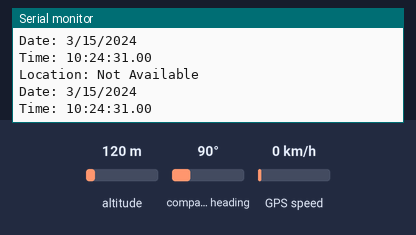
A sketch run on a simulated Arduino Mega 2560, built with avr-gcc and run on an emulated ATmega2560. On the bench: the last lines printed to the serial monitor. Inputs (shaded band) come from the test bench; at power-on: altitude 120 m, compass heading 90°, GPS speed 0 km/h. The GPS gets a fix after 3 s at 37.7749, -122.4194 with 8 satellites.

Above: at 1.2 s.
1.3 s: altitude set to 20 m
At 2.9 s:
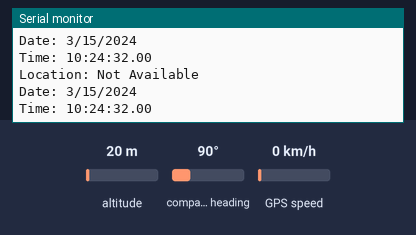
4.5 s: altitude set to 250 m
At 5.9 s:
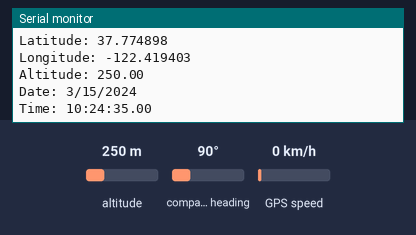
10.1 s: altitude set to 0 m
At 10.9 s:
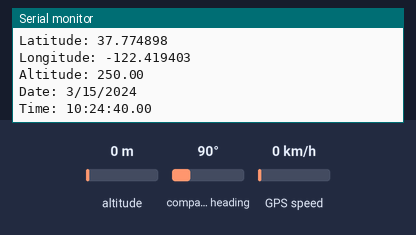
Timing chart, 0 to 13.1 s (numbered marks = the images above; inputs shaded):
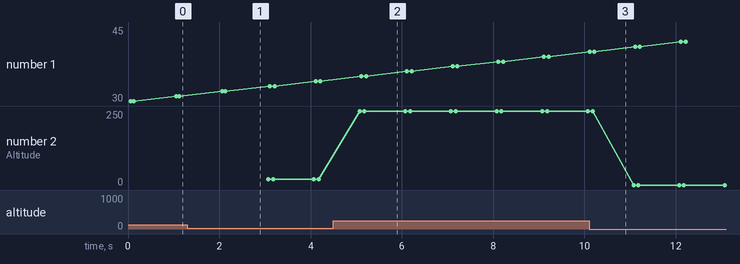

The sketch:

gpsTest.ino
```cpp
#include <SoftwareSerial.h>
#include <TinyGPS++.h>


TinyGPSPlus gps; // create gps object


void setup() {
  // put your setup code here, to run once:
  Serial.begin(9600); // connect serial
  Serial1.begin(9600);
  //Serial.println("The GPS Received Signal:");

}

void loop() {
  // put your main code here, to run repeatedly:

    while(Serial1.available()){ // check for gps data
  if(gps.encode(Serial1.read()))// encode gps data
  {

  displayGPSInfo();
 }
}

}


//display interface for GPS readings
void displayGPSInfo()
{
  if (gps.location.isValid())
  {
    Serial.print("Latitude: ");
    Serial.println(gps.location.lat(), 6);
    Serial.print("Longitude: ");
    Serial.println(gps.location.lng(), 6);
    Serial.print("Altitude: ");
    Serial.println(gps.altitude.meters());
  }
  else
  {
    Serial.println("Location: Not Available");
  }

  Serial.print("Date: ");
  if (gps.date.isValid())
  {
    Serial.print(gps.date.month());
    Serial.print("/");
    Serial.print(gps.date.day());
    Serial.print("/");
    Serial.println(gps.date.year());
  }
  else
  {
    Serial.println("Not Available");
  }

  Serial.print("Time: ");
  if (gps.time.isValid())
  {
    if (gps.time.hour() < 10) Serial.print(F("0"));
    Serial.print(gps.time.hour());
    Serial.print(":");
    if (gps.time.minute() < 10) Serial.print(F("0"));
    Serial.print(gps.time.minute());
    Serial.print(":");
    if (gps.time.second() < 10) Serial.print(F("0"));
    Serial.print(gps.time.second());
    Serial.print(".");
    if (gps.time.centisecond() < 10) Serial.print(F("0"));
    Serial.println(gps.time.centisecond());
  }
  else
  {
    Serial.println("Not Available");
  }

  Serial.println();
  Serial.println();
}
```

Measured:
- after the input at 4.5 s, the serial monitor: prints a new line after 0.57 s (image 2)
- plotted number 2: 20 → 250 after the input at 4.5 s, 250 → 0 after the input at 10.1 s
